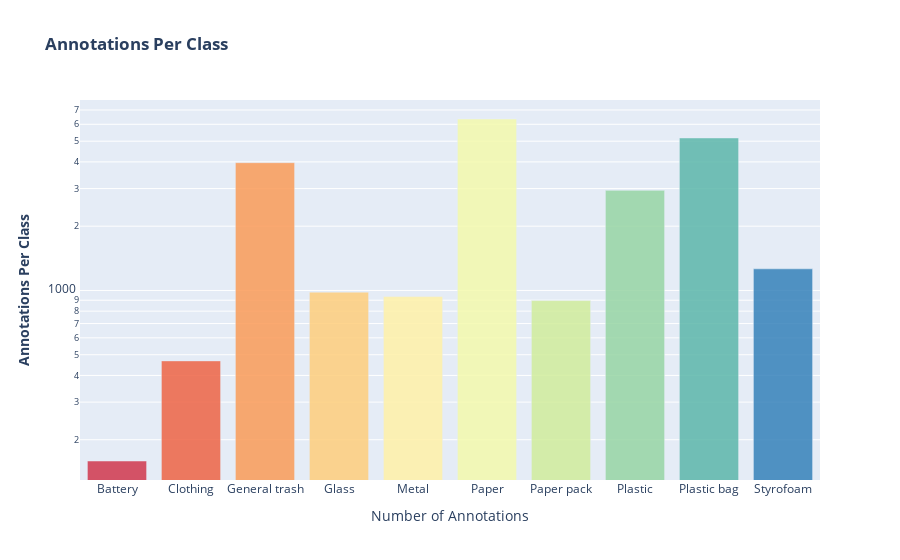

The notebook cell saved with this chart:
### Markdown cell above
# Annotations Per Class
* 각 Class 당 몇 개의 Annotation, 즉 bbox가 있는지, 그 분포를 나타낸 결과입니다.

### Code cell
fig = px.bar(train_df.class_name.value_counts().sort_index(),
    color=train_df.class_name.value_counts().sort_index().index, opacity=0.85,
    color_discrete_sequence=LABELCOLORS, log_y=True,
    labels={"y":"Annotations Per Class", "x":""},
    title="<b>Annotations Per Class</b>",)

fig.update_layout(showlegend=False,
    xaxis_title="Number of Annotations",
    yaxis_title="<b>Annotations Per Class</b>")

fig.show()

### Figure 1 — Plotly figure (JSON) as saved in the notebook; plotly's stock layout.template omitted (floating-point values rounded to 4 significant figures)
{"data": [{"alignmentgroup": "True", "hovertemplate": "color=Battery<br>index=%{x}<br>value=%{y}<extra></extra>", "legendgroup": "Battery", "marker": {"color": "rgb(208, 56, 78)", "opacity": 0.85, "pattern": {"shape": ""}}, "name": "Battery", "offsetgroup": "Battery", "orientation": "v", "showlegend": true, "textposition": "auto", "type": "bar", "x": ["Battery"], "xaxis": "x", "y": [159], "yaxis": "y"}, {"alignmentgroup": "True", "hovertemplate": "color=Clothing<br>index=%{x}<br>value=%{y}<extra></extra>", "legendgroup": "Clothing", "marker": {"color": "rgb(238, 100, 69)", "opacity": 0.85, "pattern": {"shape": ""}}, "name": "Clothing", "offsetgroup": "Clothing", "orientation": "v", "showlegend": true, "textposition": "auto", "type": "bar", "x": ["Clothing"], "xaxis": "x", "y": [468], "yaxis": "y"}, {"alignmentgroup": "True", "hovertemplate": "color=General trash<br>index=%{x}<br>value=%{y}<extra></extra>", "legendgroup": "General trash", "marker": {"color": "rgb(250, 155, 88)", "opacity": 0.85, "pattern": {"shape": ""}}, "name": "General trash", "offsetgroup": "General trash", "orientation": "v", "showlegend": true, "textposition": "auto", "type": "bar", "x": ["General trash"], "xaxis": "x", "y": [3966], "yaxis": "y"}, {"alignmentgroup": "True", "hovertemplate": "color=Glass<br>index=%{x}<br>value=%{y}<extra></extra>", "legendgroup": "Glass", "marker": {"color": "rgb(254, 206, 124)", "opacity": 0.85, "pattern": {"shape": ""}}, "name": "Glass", "offsetgroup": "Glass", "orientation": "v", "showlegend": true, "textposition": "auto", "type": "bar", "x": ["Glass"], "xaxis": "x", "y": [982], "yaxis": "y"}, {"alignmentgroup": "True", "hovertemplate": "color=Metal<br>index=%{x}<br>value=%{y}<extra></extra>", "legendgroup": "Metal", "marker": {"color": "rgb(255, 241, 168)", "opacity": 0.85, "pattern": {"shape": ""}}, "name": "Metal", "offsetgroup": "Metal", "orientation": "v", "showlegend": true, "textposition": "auto", "type": "bar", "x": ["Metal"], "xaxis": "x", "y": [936], "yaxis": "y"}, {"alignmentgroup": "True", "hovertemplate": "color=Paper<br>index=%{x}<br>value=%{y}<extra></extra>", "legendgroup": "Paper", "marker": {"color": "rgb(244, 250, 173)", "opacity": 0.85, "pattern": {"shape": ""}}, "name": "Paper", "offsetgroup": "Paper", "orientation": "v", "showlegend": true, "textposition": "auto", "type": "bar", "x": ["Paper"], "xaxis": "x", "y": [6352], "yaxis": "y"}, {"alignmentgroup": "True", "hovertemplate": "color=Paper pack<br>index=%{x}<br>value=%{y}<extra></extra>", "legendgroup": "Paper pack", "marker": {"color": "rgb(209, 237, 156)", "opacity": 0.85, "pattern": {"shape": ""}}, "name": "Paper pack", "offsetgroup": "Paper pack", "orientation": "v", "showlegend": true, "textposition": "auto", "type": "bar", "x": ["Paper pack"], "xaxis": "x", "y": [897], "yaxis": "y"}, {"alignmentgroup": "True", "hovertemplate": "color=Plastic<br>index=%{x}<br>value=%{y}<extra></extra>", "legendgroup": "Plastic", "marker": {"color": "rgb(151, 213, 164)", "opacity": 0.85, "pattern": {"shape": ""}}, "name": "Plastic", "offsetgroup": "Plastic", "orientation": "v", "showlegend": true, "textposition": "auto", "type": "bar", "x": ["Plastic"], "xaxis": "x", "y": [2943], "yaxis": "y"}, {"alignmentgroup": "True", "hovertemplate": "color=Plastic bag<br>index=%{x}<br>value=%{y}<extra></extra>", "legendgroup": "Plastic bag", "marker": {"color": "rgb(92, 183, 170)", "opacity": 0.85, "pattern": {"shape": ""}}, "name": "Plastic bag", "offsetgroup": "Plastic bag", "orientation": "v", "showlegend": true, "textposition": "auto", "type": "bar", "x": ["Plastic bag"], "xaxis": "x", "y": [5178], "yaxis": "y"}, {"alignmentgroup": "True", "hovertemplate": "color=Styrofoam<br>index=%{x}<br>value=%{y}<extra></extra>", "legendgroup": "Styrofoam", "marker": {"color": "rgb(54, 130, 186)", "opacity": 0.85, "pattern": {"shape": ""}}, "name": "Styrofoam", "offsetgroup": "Styrofoam", "orientation": "v", "showlegend": true, "textposition": "auto", "type": "bar", "x": ["Styrofoam"], "xaxis": "x", "y": [1263], "yaxis": "y"}], "layout": {"autosize": true, "barmode": "relative", "legend": {"title": {"text": "color"}, "tracegroupgap": 0}, "showlegend": false, "title": {"text": "<b>Annotations Per Class</b>"}, "xaxis": {"anchor": "y", "autorange": true, "domain": [0, 1], "range": [-0.5, 9.5], "title": {"text": "Number of Annotations"}, "type": "category"}, "yaxis": {"anchor": "x", "autorange": true, "domain": [0, 1], "range": [2.112, 3.892], "title": {"text": "<b>Annotations Per Class</b>"}, "type": "log"}}}
